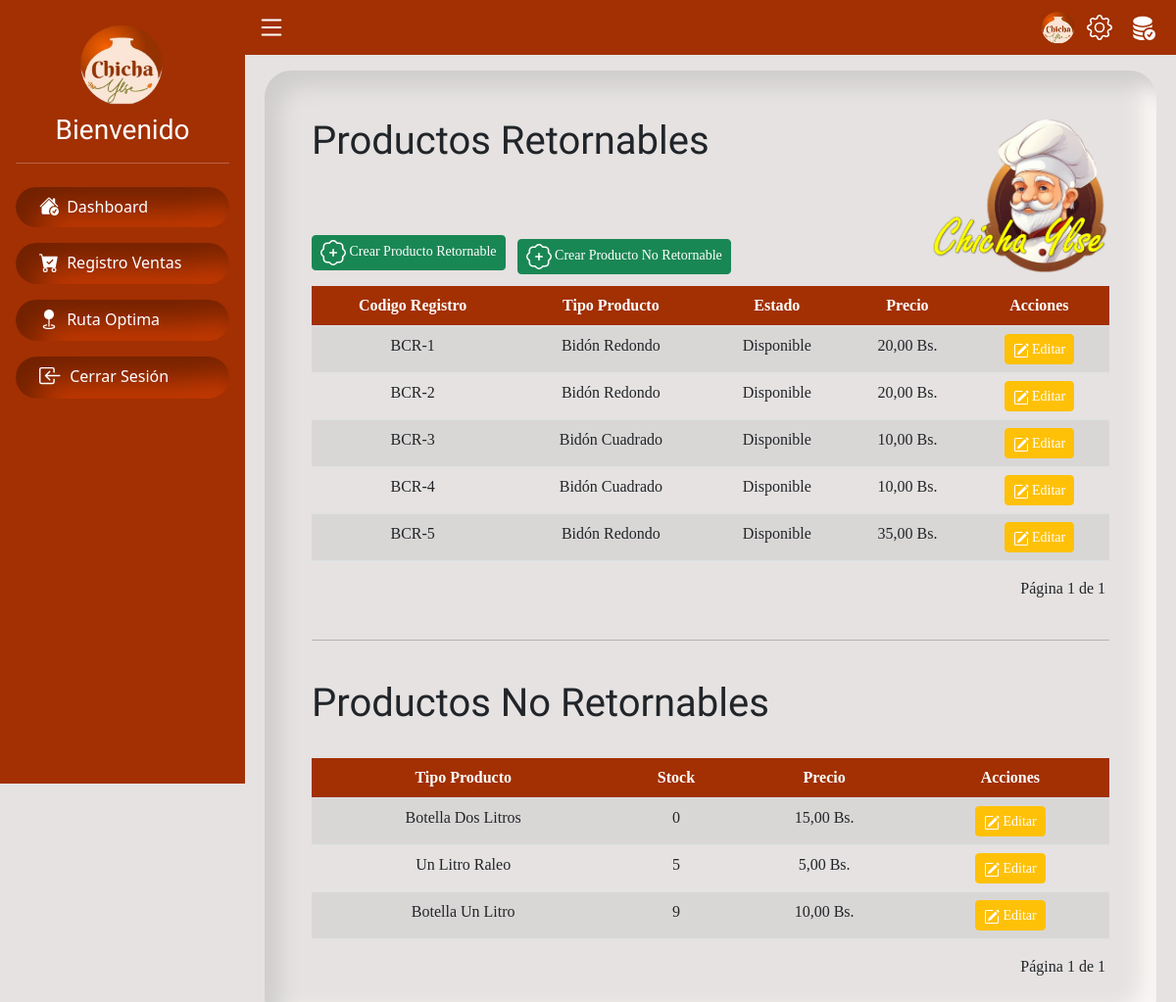
/productos/listar/, run on the app's committed database.
### servicio/models.py (models this page shows, shortened)
class ProductoBase(models.Model):
    tipo_producto = models.ForeignKey(TipoProducto, on_delete=models.CASCADE)
    precio = models.DecimalField(max_digits=10, decimal_places=2)
    class Meta:
        abstract = True

class ProductosiRetornable(ProductoBase):
    ESTADO_CHOICES = [
        ('Disponible', 'Disponible'),
        ('Ocupado', 'Ocupado'),
        ('Dañado', 'Dañado'),
    ]
    descripcion = models.CharField(max_length=30)
    estado = models.CharField(max_length=50, choices=ESTADO_CHOICES, default='Disponible')

class TipoProducto(models.Model):
    nombre = models.CharField(max_length=50)
    def __str__(self):
        return self.nombre

class ProductonoRetornable(ProductoBase):
    stock = models.IntegerField(default=0)

### servicio/views.py (the view)
# urls.py: path('productos/listar/', views.listar_productos, name='listar_productos'),
def listar_productos(request):
    if request.method == "POST":
        form_type = request.POST.get("form_type")
        if form_type == "producto_retornable":
            producto_retornable_id = request.POST.get("producto_retornable_id")
            if producto_retornable_id:  # Editar
                producto = get_object_or_404(ProductosiRetornable, id=producto_retornable_id)
                form_retornable = ProductosiRetornableForm(request.POST, instance=producto)
            else:  # Crear
                form_retornable = ProductosiRetornableForm(request.POST)
            if form_retornable.is_valid():
                form_retornable.save()
                return redirect("listar_productos")
        elif form_type == "producto_no_retornable":
            producto_no_retornable_id = request.POST.get("producto_no_retornable_id")
            if producto_no_retornable_id:  # Editar
                producto = get_object_or_404(ProductonoRetornable, id=producto_no_retornable_id)
                form_no_retornable = ProductonoRetornableForm(request.POST, instance=producto)
            else:  # Crear
                form_no_retornable = ProductonoRetornableForm(request.POST)
            if form_no_retornable.is_valid():
                form_no_retornable.save()
                return redirect("listar_productos")
    else:
        form_retornable = ProductosiRetornableForm()
        form_no_retornable = ProductonoRetornableForm()
    productos_retornables_list = ProductosiRetornable.objects.all()
    productos_list = ProductonoRetornable.objects.all()
    paginator_retornables = Paginator(productos_retornables_list, 5)
    paginator_productos = Paginator(productos_list, 5)
    page_number_retornables = request.GET.get('page_retornables')
    page_number_productos = request.GET.get('page_productos')
    page_retornables = paginator_retornables.get_page(page_number_retornables)
    page_productos = paginator_productos.get_page(page_number_productos)
    context = {
        'page_retornables': page_retornables,
        'page_productos': page_productos,
        'form_retornable': form_retornable,
        'form_no_retornable': form_no_retornable,
    }
    return render(request, 'productos/listar_productos.html', context)

### servicio/templates/productos/listar_productos.html (shortened to what this page needs)
{% extends "base.html" %}
{% load static %}
{% block content %}
<br>
<div class="container-fluid p-lg-5 py-5 font cont-pange">
    <div class="row">
        <div class="col-lg-9 col-12 order-2 order-lg-1">
            <h2 class="title pb-lg-3">Productos Retornables</h2>
            <div class="pt-lg-5">
                <button type="button" class="mb-2 mt-lg-0 btn btn-success btn-sm me-2"
                        data-bs-toggle="modal" data-bs-target="#modalProductoRetornable"
                        onclick="openCreateProductoRetornable()">
                    Crear Producto Retornable
                </button>
                <button type="button" class="btn btn-success btn-sm"
                        data-bs-toggle="modal" data-bs-target="#modalProductoNoRetornable"
                        onclick="openCreateProductoNoRetornable()">
                    Crear Producto No Retornable
                </button>
            </div>
        </div>
        <div class="col-lg-3 col-12 order-1 order-lg-2 justify-content-end text-end">
            <img src="{% static 'img/logopie.png' %}" alt="Descripción de la imagen" style="height: 160px;" class="img-fluid">
        </div>
    </div>
    <table class="table table-striped mt-2 text-center">
        <thead class="table-color">
            <tr>
                <th>Codigo Registro</th>
                <th>Tipo Producto</th>
                <th>Estado</th>
                <th>Precio</th>
                <th>Acciones</th>
            </tr>
        </thead>
        <tbody>
            {% for producto in page_retornables %}
            <tr>
                <td data-label="Descripción">{{ producto.descripcion }}</td>
                <td data-label="tipo Producto">{{ producto.tipo_producto }}</td>
                <td data-label="estado">{{ producto.estado }}</td>
                <td data-label="precio">{{ producto.precio }} Bs.</td>
                <td data-label="accion">
                    <button type="button" class="btn btn-warning btn-sm text-white"
                            data-bs-toggle="modal" data-bs-target="#modalProductoRetornable"
                            data-id="{{ producto.pk }}"
                            data-tipo="{{ producto.tipo_producto.pk }}"
                            data-descripcion="{{ producto.descripcion }}"
                            data-precio="{{ producto.precio }}"
                            data-estado="{{ producto.estado }}"
                            onclick="openEditProductoRetornable(this)">
                        Editar
                    </button>
                </td>
            </tr>
            {% endfor %}
        </tbody>
    </table>
    <div class="pagination justify-content-end px-1">
        <span class="step-links">
            <span class="current">
                Página {{ page_retornables.number }} de {{ page_retornables.paginator.num_pages }}
            </span>
        </span>
    </div>
    <br>
    <hr>
    <h2 class="title py-4">Productos No Retornables</h2>
    <table class="table table-striped text-center">
        <thead class="table-color">
            <tr>
                <th>Tipo Producto</th>
                <th>Stock</th>
                <th>Precio</th>
                <th>Acciones</th>
            </tr>
        </thead>
        <tbody>
            {% for producto in page_productos %}
            <tr>
                <td data-label="tipo Producto">{{ producto.tipo_producto }}</td>
                <td data-label="stock">{{ producto.stock }}</td>
                <td data-label="Precio">{{ producto.precio }} Bs.</td>
                <td data-label="accion">
                    <button type="button" class="btn btn-warning btn-sm text-white"
                            data-bs-toggle="modal" data-bs-target="#modalProductoNoRetornable"
                            data-id="{{ producto.pk }}"
                            data-tipo="{{ producto.tipo_producto.pk }}"
                            data-precio="{{ producto.precio }}"
                            data-stock="{{ producto.stock }}"
                            onclick="openEditProductoNoRetornable(this)">
                        Editar
                    </button>
                </td>
            </tr>
            {% endfor %}
        </tbody>
    </table>
    <div class="pagination justify-content-end px-1">
        <span class="step-links">
            <span class="current">
                Página {{ page_productos.number }} de {{ page_productos.paginator.num_pages }}
            </span>
        </span>
    </div>
</div>
{% endblock %}

### servicio/static/css/style.css (style rules this page uses)
.font { font-family: "oswald"; font-weight: 400; font-style: normal; }
.title { font-family: "Acme", cursive; font-weight: 400; font-style: normal; font-size: 40px; }
.cont-pange { border-radius: 27px; background: #e5e2e1; box-shadow: inset 16px 16px 20px #d0cecd, inset -16px -16px 20px #faf6f5; }
body { display: flex; min-height: 100vh; flex-direction: column; background: #e5e2e1; }
table { --bs-table-color: unset !important; --bs-table-bg: unset !important; }
.table-color { background-color: #a23002; color: white; }

### data on the page
ProductosiRetornable: descripcion "BCR-1", tipo_producto "Bidón Redondo", estado "Disponible", precio "20,00"
ProductosiRetornable: descripcion "BCR-2", tipo_producto "Bidón Redondo", estado "Disponible", precio "20,00"
ProductosiRetornable: descripcion "BCR-3", tipo_producto "Bidón Cuadrado", estado "Disponible", precio "10,00"
ProductosiRetornable: descripcion "BCR-4", tipo_producto "Bidón Cuadrado", estado "Disponible", precio "10,00"
ProductosiRetornable: descripcion "BCR-5", tipo_producto "Bidón Redondo", estado "Disponible", precio "35,00"
ProductonoRetornable: tipo_producto "Botella Dos Litros", stock "0", precio "15,00"
ProductonoRetornable: tipo_producto "Un Litro Raleo", stock "5", precio "5,00"
ProductonoRetornable: tipo_producto "Botella Un Litro", stock "9", precio "10,00"

### other printed values
{{ page_retornables.number }} "1"
{{ page_retornables.paginator.num_pages }} "1"
{{ page_productos.number }} "1"
{{ page_productos.paginator.num_pages }} "1"
